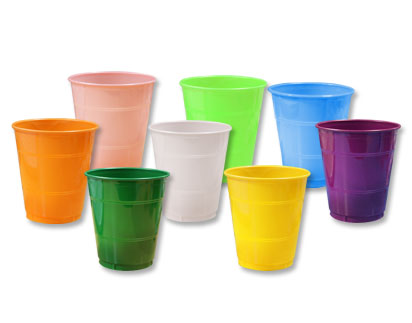
#> input picture lab3/src/sols/vasos.jpg, 412 x 323 px
$ python color.py
#> lines starting #> are read from the running program, lines starting #| are printed output that depends on the picture; after the words box and inside, x2 and y2 are one past the last pixel; in counts of white or black regions, pixels touching at a corner belong together


import numpy as np
import cv2

# Read an RGB image
I = cv2.imread("vasos.jpg")
#> I is the input picture: shape (323, 412, 3); mean B, G, R 196, 214.9, 219.4
# Convert to HSV
Ihsv = cv2.cvtColor(I, cv2.COLOR_BGR2HSV)
#> Ihsv: shape (323, 412, 3); mean H, S, V 23.7, 57.6, 232.2
# Extract the hue component and show it
Ihue = Ihsv[:,:,0]
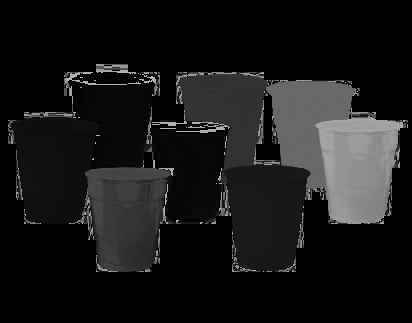
#> Ihue: shape (323, 412); min 0, max 179, mean 23.7
# Show images
cv2.imshow("Original image", I); cv2.waitKey(0)
cv2.imshow("Hue", Ihue); cv2.waitKey(0)

# Lower and upper bounds for yellow
lower_yellow = np.array([20, 50, 50])
upper_yellow = np.array([40, 255, 255])
# Mask that selects pixels within the bounds
Iyellow = cv2.inRange(Ihsv, lower_yellow, upper_yellow)
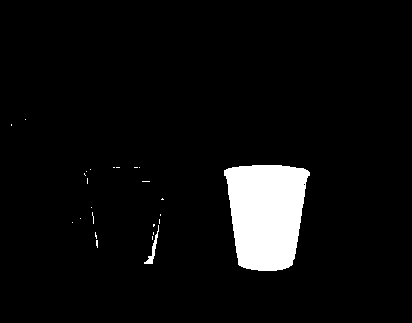
#> Iyellow: shape (323, 412); 5.5% white; 25 white regions (23 under 20 px), largest, box (x1, y1, x2, y2) and area: (224, 165, 310, 271) 7152, (144, 225, 159, 264) 130
cv2.imshow("Yellow part of the image", Iyellow); cv2.waitKey(0)

# Opening
se = cv2.getStructuringElement(cv2.MORPH_RECT, (9,9))
I2 = cv2.morphologyEx(Iyellow, cv2.MORPH_OPEN, se)
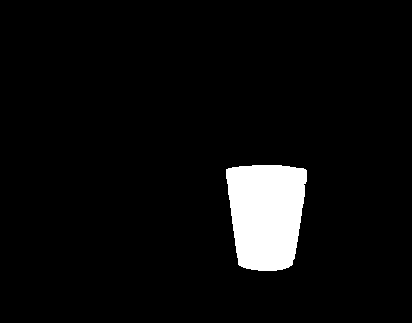
#> I2: shape (323, 412); 5.3% white; 1 white region, box (x1, y1, x2, y2) and area: (226, 165, 307, 271) 7118
cv2.imshow('Yellow opened', I2); cv2.waitKey(0)

x,y,w,h = cv2.boundingRect(I2)
#> x = 226; y = 165; w = 81; h = 106
cv2.rectangle(I,(x,y),(x+w,y+h),(0,255,0),2)
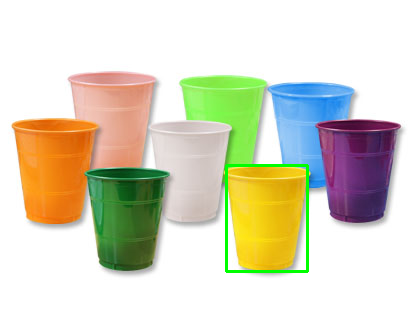
#> I: shape (323, 412, 3); 0.84% of pixels changed, all inside (x1, y1, x2, y2) = (225, 164, 309, 273)
cv2.imshow('Yellow opened', I); cv2.waitKey(0)

cv2.destroyAllWindows()
